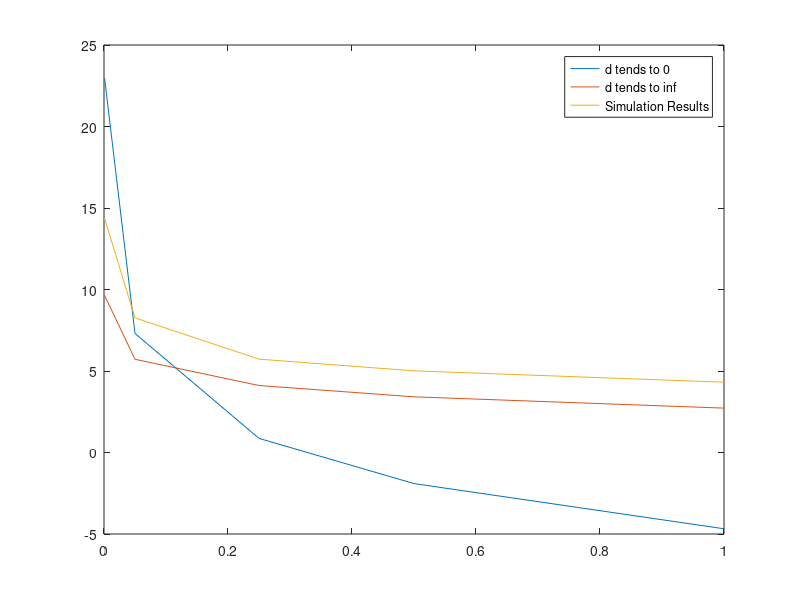

This chart was generated by the following MATLAB code:
delta_T=43;
delta_P=50;
rho=1.225;
k=0.0242;
cp=1006.43;
mu=1.7894e-5;
alpha=k/rho/cp;
d=[0.00001 0.0005 0.0025 0.005 0.01];
Lp=[0.01 0.01 0.01 0.01 0.01]; 
V=[7.85E-13 1.96E-09 4.91E-08 1.96E-07 7.85E-07];
Q1 =rho*cp*delta_T*delta_P/32/mu.*d.^4./Lp.^1;
Q2 =4*k*delta_T./sqrt(alpha*Lp)./d.*(2*delta_P./rho)^0.25.*(Lp).*(d .^2);
R1=delta_T./Q1 ;
R2=delta_T./Q2 ;
R_sim=[1.70E+06 3.86E+03 3.07E+02 1.50E+02 7.47E+01];
d_by_Lp=[0.001 0.05 0.25 0.5 1];
plot(d_by_Lp,log(R1),d_by_Lp,log(R2),d_by_Lp,log(R_sim));
legend('d tends to 0','d tends to inf','Simulation Results');